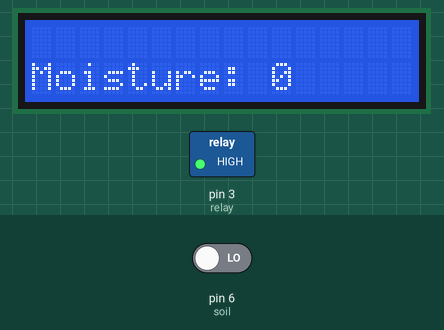
Recording of a sketch running on a simulated Arduino Uno, built with avr-gcc and run on an emulated ATmega328P. On the bench: 16×2 character LCD, switched loads named in the sketch (green lamp = pin HIGH). Inputs (shaded band) come from the test bench; at power-on: pin 6 (soil) LOW. What the sketch prints to the serial monitor is not drawn.

Above: at 1.2 s.
1.3 s: pin 6 (soil) driven HIGH
At 1.8 s:
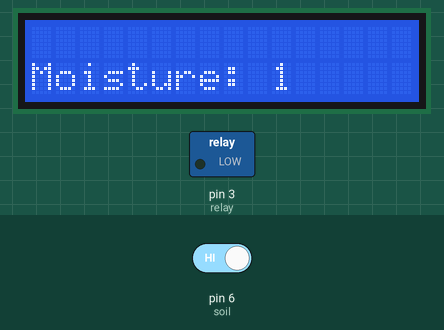
2.8 s: pin 6 (soil) driven LOW
At 3.9 s:
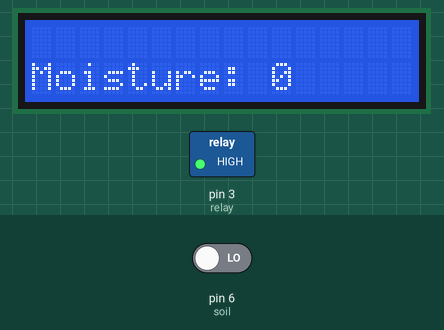
Timing chart, 0 to 5.8 s (numbered marks = the images above; inputs shaded):
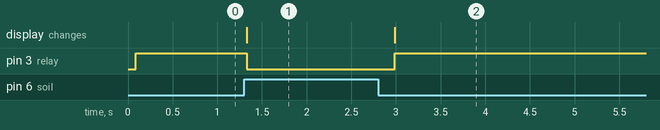

The sketch:

AutomaticPlantWateringSystem.ino
```cpp
// Arduino Port - COM6

#include <Wire.h>
#include <LiquidCrystal_I2C.h>

// Set the LCD address to 0x27 for a 16 chars and 2 line display
LiquidCrystal_I2C lcd(0x20, 16, 2);

int water; //random variable

int relay = 3;
int soil = 6;

void setup() {
  pinMode(relay,OUTPUT); //output pin for relay board, this will sent signal to the relay
  pinMode(soil,INPUT); //input pin coming from soil sensor
  Serial.begin(9600);

  lcd.backlight();
  lcd.begin();
  lcd.setCursor(0, 1);
  lcd.print("Loading...");
}

void loop() {
  checkSoilMositure();
  if(water == HIGH) // if water level is full then cut the relay
  {
  digitalWrite(relay,LOW); // low is to cut the relay
  }
  else
  {
  digitalWrite(relay,HIGH); //high to continue proving signal and water supply
  }
  delay(400);
}

// Soil Moisture Sensor
void checkSoilMositure() {
  //Measure soil humidity
  water = digitalRead(soil);  // reading the coming signal from the soil sensor
  Serial.print("Moisture Sensor Value:");
  Serial.println(water);
  lcd.setCursor(0, 1);
  lcd.print("Moisture: " + String(water) + "   ");
}

// Water Sensor
void checkWaterDepth() {

  int value = digitalRead(10);
  lcd.setCursor(0, 0);
  lcd.print("   ");
  Serial.println(value);
  lcd.setCursor(0, 1);
  lcd.print("W Level :");

  if (value == 0) {
    lcd.print("Empty ");
  } else if (value > 1 && value < 350) {
    lcd.print("LOW   ");
  } else if (value > 350 && value < 510) {
    lcd.print("Medium");
  } else if (value > 510){
    lcd.print("HIGH  ");
  }

}
```

Measured:
- after the input at 1.3 s, pin 3 (relay): HIGH → LOW at once; the display: changes at once (image 1)
- after the input at 2.8 s, pin 3 (relay): LOW → HIGH after 0.19 s; the display: changes after 0.19 s (image 2)
